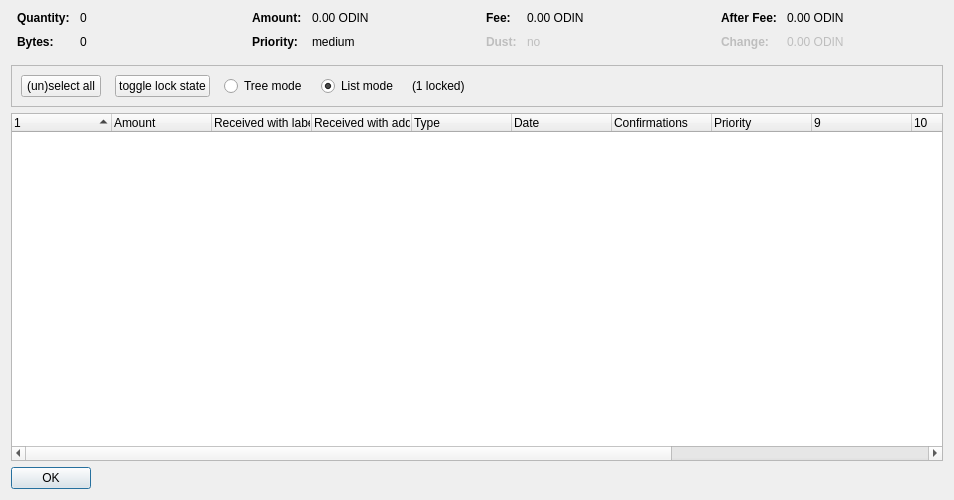
<?xml version="1.0" encoding="UTF-8"?>
<ui version="4.0">
 <class>CoinControlDialog</class>
 <widget class="QDialog" name="CoinControlDialog">
  <property name="geometry">
   <rect>
    <x>0</x>
    <y>0</y>
    <width>954</width>
    <height>500</height>
   </rect>
  </property>
  <property name="windowTitle">
   <string>Coin Selection</string>
  </property>
  <layout class="QVBoxLayout" name="verticalLayout">
   <item>
    <layout class="QHBoxLayout" name="horizontalLayoutTop" stretch="0,0,0,0">
     <property name="topMargin">
      <number>0</number>
     </property>
     <property name="bottomMargin">
      <number>10</number>
     </property>
     <item>
      <layout class="QFormLayout" name="formLayoutCoinControl1">
       <property name="horizontalSpacing">
        <number>10</number>
       </property>
       <property name="verticalSpacing">
        <number>10</number>
       </property>
       <property name="leftMargin">
        <number>6</number>
       </property>
       <property name="rightMargin">
        <number>6</number>
       </property>
       <item row="0" column="0">
        <widget class="QLabel" name="labelCoinControlQuantityText">
         <property name="font">
          <font>
           <weight>75</weight>
           <bold>true</bold>
          </font>
         </property>
         <property name="text">
          <string>Quantity:</string>
         </property>
        </widget>
       </item>
       <item row="0" column="1">
        <widget class="QLabel" name="labelCoinControlQuantity">
         <property name="cursor">
          <cursorShape>IBeamCursor</cursorShape>
         </property>
         <property name="contextMenuPolicy">
          <enum>Qt::ActionsContextMenu</enum>
         </property>
         <property name="text">
          <string notr="true">0</string>
         </property>
         <property name="textInteractionFlags">
          <set>Qt::LinksAccessibleByMouse|Qt::TextSelectableByKeyboard|Qt::TextSelectableByMouse</set>
         </property>
        </widget>
       </item>
       <item row="1" column="0">
        <widget class="QLabel" name="labelCoinControlBytesText">
         <property name="font">
          <font>
           <weight>75</weight>
           <bold>true</bold>
          </font>
         </property>
         <property name="text">
          <string>Bytes:</string>
         </property>
        </widget>
       </item>
       <item row="1" column="1">
        <widget class="QLabel" name="labelCoinControlBytes">
         <property name="cursor">
          <cursorShape>IBeamCursor</cursorShape>
         </property>
         <property name="contextMenuPolicy">
          <enum>Qt::ActionsContextMenu</enum>
         </property>
         <property name="text">
          <string notr="true">0</string>
         </property>
         <property name="textInteractionFlags">
          <set>Qt::LinksAccessibleByMouse|Qt::TextSelectableByKeyboard|Qt::TextSelectableByMouse</set>
         </property>
        </widget>
       </item>
      </layout>
     </item>
     <item>
      <layout class="QFormLayout" name="formLayoutCoinControl2">
       <property name="horizontalSpacing">
        <number>10</number>
       </property>
       <property name="verticalSpacing">
        <number>10</number>
       </property>
       <property name="leftMargin">
        <number>6</number>
       </property>
       <property name="rightMargin">
        <number>6</number>
       </property>
       <item row="0" column="0">
        <widget class="QLabel" name="labelCoinControlAmountText">
         <property name="font">
          <font>
           <weight>75</weight>
           <bold>true</bold>
          </font>
         </property>
         <property name="text">
          <string>Amount:</string>
         </property>
        </widget>
       </item>
       <item row="0" column="1">
        <widget class="QLabel" name="labelCoinControlAmount">
         <property name="cursor">
          <cursorShape>IBeamCursor</cursorShape>
         </property>
         <property name="contextMenuPolicy">
          <enum>Qt::ActionsContextMenu</enum>
         </property>
         <property name="text">
          <string notr="true">0.00 ODIN</string>
         </property>
         <property name="textInteractionFlags">
          <set>Qt::LinksAccessibleByMouse|Qt::TextSelectableByKeyboard|Qt::TextSelectableByMouse</set>
         </property>
        </widget>
       </item>
       <item row="1" column="0">
        <widget class="QLabel" name="labelCoinControlPriorityText">
         <property name="font">
          <font>
           <weight>75</weight>
           <bold>true</bold>
          </font>
         </property>
         <property name="text">
          <string>Priority:</string>
         </property>
        </widget>
       </item>
       <item row="1" column="1">
        <widget class="QLabel" name="labelCoinControlPriority">
         <property name="cursor">
          <cursorShape>IBeamCursor</cursorShape>
         </property>
         <property name="contextMenuPolicy">
          <enum>Qt::ActionsContextMenu</enum>
         </property>
         <property name="text">
          <string>medium</string>
         </property>
         <property name="textInteractionFlags">
          <set>Qt::LinksAccessibleByMouse|Qt::TextSelectableByKeyboard|Qt::TextSelectableByMouse</set>
         </property>
        </widget>
       </item>
      </layout>
     </item>
     <item>
      <layout class="QFormLayout" name="formLayoutCoinControl3">
       <property name="horizontalSpacing">
        <number>10</number>
       </property>
       <property name="verticalSpacing">
        <number>10</number>
       </property>
       <property name="leftMargin">
        <number>6</number>
       </property>
       <property name="rightMargin">
        <number>6</number>
       </property>
       <item row="0" column="0">
        <widget class="QLabel" name="labelCoinControlFeeText">
         <property name="font">
          <font>
           <weight>75</weight>
           <bold>true</bold>
          </font>
         </property>
         <property name="text">
          <string>Fee:</string>
         </property>
        </widget>
       </item>
       <item row="0" column="1">
        <widget class="QLabel" name="labelCoinControlFee">
         <property name="cursor">
          <cursorShape>IBeamCursor</cursorShape>
         </property>
         <property name="contextMenuPolicy">
          <enum>Qt::ActionsContextMenu</enum>
         </property>
         <property name="text">
          <string notr="true">0.00 ODIN</string>
         </property>
         <property name="textInteractionFlags">
          <set>Qt::LinksAccessibleByMouse|Qt::TextSelectableByKeyboard|Qt::TextSelectableByMouse</set>
         </property>
        </widget>
       </item>
       <item row="1" column="0">
        <widget class="QLabel" name="labelCoinControlLowOutputText">
         <property name="enabled">
          <bool>false</bool>
         </property>
         <property name="font">
          <font>
           <weight>75</weight>
           <bold>true</bold>
          </font>
         </property>
         <property name="text">
          <string>Dust:</string>
         </property>
        </widget>
       </item>
       <item row="1" column="1">
        <widget class="QLabel" name="labelCoinControlLowOutput">
         <property name="enabled">
          <bool>false</bool>
         </property>
         <property name="cursor">
          <cursorShape>IBeamCursor</cursorShape>
         </property>
         <property name="contextMenuPolicy">
          <enum>Qt::ActionsContextMenu</enum>
         </property>
         <property name="text">
          <string>no</string>
         </property>
         <property name="textInteractionFlags">
          <set>Qt::LinksAccessibleByMouse|Qt::TextSelectableByKeyboard|Qt::TextSelectableByMouse</set>
         </property>
        </widget>
       </item>
      </layout>
     </item>
     <item>
      <layout class="QFormLayout" name="formLayoutCoinControl4">
       <property name="horizontalSpacing">
        <number>10</number>
       </property>
       <property name="verticalSpacing">
        <number>10</number>
       </property>
       <property name="leftMargin">
        <number>6</number>
       </property>
       <property name="rightMargin">
        <number>6</number>
       </property>
       <item row="0" column="0">
        <widget class="QLabel" name="labelCoinControlAfterFeeText">
         <property name="font">
          <font>
           <weight>75</weight>
           <bold>true</bold>
          </font>
         </property>
         <property name="text">
          <string>After Fee:</string>
         </property>
        </widget>
       </item>
       <item row="0" column="1">
        <widget class="QLabel" name="labelCoinControlAfterFee">
         <property name="cursor">
          <cursorShape>IBeamCursor</cursorShape>
         </property>
         <property name="contextMenuPolicy">
          <enum>Qt::ActionsContextMenu</enum>
         </property>
         <property name="text">
          <string notr="true">0.00 ODIN</string>
         </property>
         <property name="textInteractionFlags">
          <set>Qt::LinksAccessibleByMouse|Qt::TextSelectableByKeyboard|Qt::TextSelectableByMouse</set>
         </property>
        </widget>
       </item>
       <item row="1" column="0">
        <widget class="QLabel" name="labelCoinControlChangeText">
         <property name="enabled">
          <bool>false</bool>
         </property>
         <property name="font">
          <font>
           <weight>75</weight>
           <bold>true</bold>
          </font>
         </property>
         <property name="text">
          <string>Change:</string>
         </property>
        </widget>
       </item>
       <item row="1" column="1">
        <widget class="QLabel" name="labelCoinControlChange">
         <property name="enabled">
          <bool>false</bool>
         </property>
         <property name="cursor">
          <cursorShape>IBeamCursor</cursorShape>
         </property>
         <property name="contextMenuPolicy">
          <enum>Qt::ActionsContextMenu</enum>
         </property>
         <property name="text">
          <string notr="true">0.00 ODIN</string>
         </property>
         <property name="textInteractionFlags">
          <set>Qt::LinksAccessibleByMouse|Qt::TextSelectableByKeyboard|Qt::TextSelectableByMouse</set>
         </property>
        </widget>
       </item>
      </layout>
     </item>
    </layout>
   </item>
   <item>
    <widget class="QFrame" name="frame">
     <property name="minimumSize">
      <size>
       <width>0</width>
       <height>40</height>
      </size>
     </property>
     <property name="frameShape">
      <enum>QFrame::StyledPanel</enum>
     </property>
     <property name="frameShadow">
      <enum>QFrame::Sunken</enum>
     </property>
     <layout class="QHBoxLayout" name="horizontalLayout">
      <item>
       <layout class="QHBoxLayout" name="horizontalLayoutPanel" stretch="0,0,0,0,0,0">
        <property name="spacing">
         <number>14</number>
        </property>
        <item>
         <widget class="QPushButton" name="pushButtonSelectAll">
          <property name="sizePolicy">
           <sizepolicy hsizetype="Maximum" vsizetype="Fixed">
            <horstretch>0</horstretch>
            <verstretch>0</verstretch>
           </sizepolicy>
          </property>
          <property name="text">
           <string>(un)select all</string>
          </property>
          <property name="autoDefault">
           <bool>false</bool>
          </property>
         </widget>
        </item>
        <item>
         <widget class="QPushButton" name="pushButtonToggleLock">
          <property name="sizePolicy">
           <sizepolicy hsizetype="Maximum" vsizetype="Fixed">
            <horstretch>0</horstretch>
            <verstretch>0</verstretch>
           </sizepolicy>
          </property>
          <property name="text">
           <string>toggle lock state</string>
          </property>
          <property name="autoDefault">
           <bool>false</bool>
          </property>
         </widget>
        </item>
        <item>
         <widget class="QRadioButton" name="radioTreeMode">
          <property name="sizePolicy">
           <sizepolicy hsizetype="Maximum" vsizetype="Fixed">
            <horstretch>0</horstretch>
            <verstretch>0</verstretch>
           </sizepolicy>
          </property>
          <property name="text">
           <string>Tree mode</string>
          </property>
         </widget>
        </item>
        <item>
         <widget class="QRadioButton" name="radioListMode">
          <property name="sizePolicy">
           <sizepolicy hsizetype="Maximum" vsizetype="Fixed">
            <horstretch>0</horstretch>
            <verstretch>0</verstretch>
           </sizepolicy>
          </property>
          <property name="text">
           <string>List mode</string>
          </property>
          <property name="checked">
           <bool>true</bool>
          </property>
         </widget>
        </item>
        <item>
         <widget class="QLabel" name="labelLocked">
          <property name="text">
           <string>(1 locked)</string>
          </property>
         </widget>
        </item>
        <item>
         <spacer name="horizontalSpacer">
          <property name="orientation">
           <enum>Qt::Horizontal</enum>
          </property>
          <property name="sizeHint" stdset="0">
           <size>
            <width>40</width>
            <height>20</height>
           </size>
          </property>
         </spacer>
        </item>
       </layout>
      </item>
     </layout>
    </widget>
   </item>
   <item>
    <widget class="CoinControlTreeWidget" name="treeWidget">
     <property name="contextMenuPolicy">
      <enum>Qt::CustomContextMenu</enum>
     </property>
     <property name="sortingEnabled">
      <bool>false</bool>
     </property>
     <property name="columnCount">
      <number>13</number>
     </property>
     <attribute name="headerShowSortIndicator" stdset="0">
      <bool>true</bool>
     </attribute>
     <attribute name="headerStretchLastSection">
      <bool>false</bool>
     </attribute>
     <column>
      <property name="text">
       <string/>
      </property>
     </column>
     <column>
      <property name="text">
       <string>Amount</string>
      </property>
     </column>
     <column>
      <property name="text">
       <string>Received with label</string>
      </property>
     </column>
     <column>
      <property name="text">
       <string>Received with address</string>
      </property>
     </column>
     <column>
      <property name="text">
       <string>Type</string>
      </property>
     </column>
     <column>
      <property name="text">
       <string>Date</string>
      </property>
     </column>
     <column>
      <property name="text">
       <string>Confirmations</string>
      </property>
      <property name="toolTip">
       <string>Confirmed</string>
      </property>
     </column>
     <column>
      <property name="text">
       <string>Priority</string>
      </property>
     </column>
     <column>
      <property name="text">
       <string/>
      </property>
     </column>
     <column>
      <property name="text">
       <string/>
      </property>
     </column>
     <column>
      <property name="text">
       <string/>
      </property>
     </column>
     <column>
      <property name="text">
       <string/>
      </property>
     </column>
     <column>
      <property name="text">
       <string/>
      </property>
     </column>
    </widget>
   </item>
   <item>
    <widget class="QDialogButtonBox" name="buttonBox">
     <property name="sizePolicy">
      <sizepolicy hsizetype="Maximum" vsizetype="Fixed">
       <horstretch>0</horstretch>
       <verstretch>0</verstretch>
      </sizepolicy>
     </property>
     <property name="orientation">
      <enum>Qt::Horizontal</enum>
     </property>
     <property name="standardButtons">
      <set>QDialogButtonBox::Ok</set>
     </property>
    </widget>
   </item>
  </layout>
 </widget>
 <customwidgets>
  <customwidget>
   <class>CoinControlTreeWidget</class>
   <extends>QTreeWidget</extends>
   <header>coincontroltreewidget.h</header>
  </customwidget>
 </customwidgets>
 <resources/>
 <connections/>
</ui>
